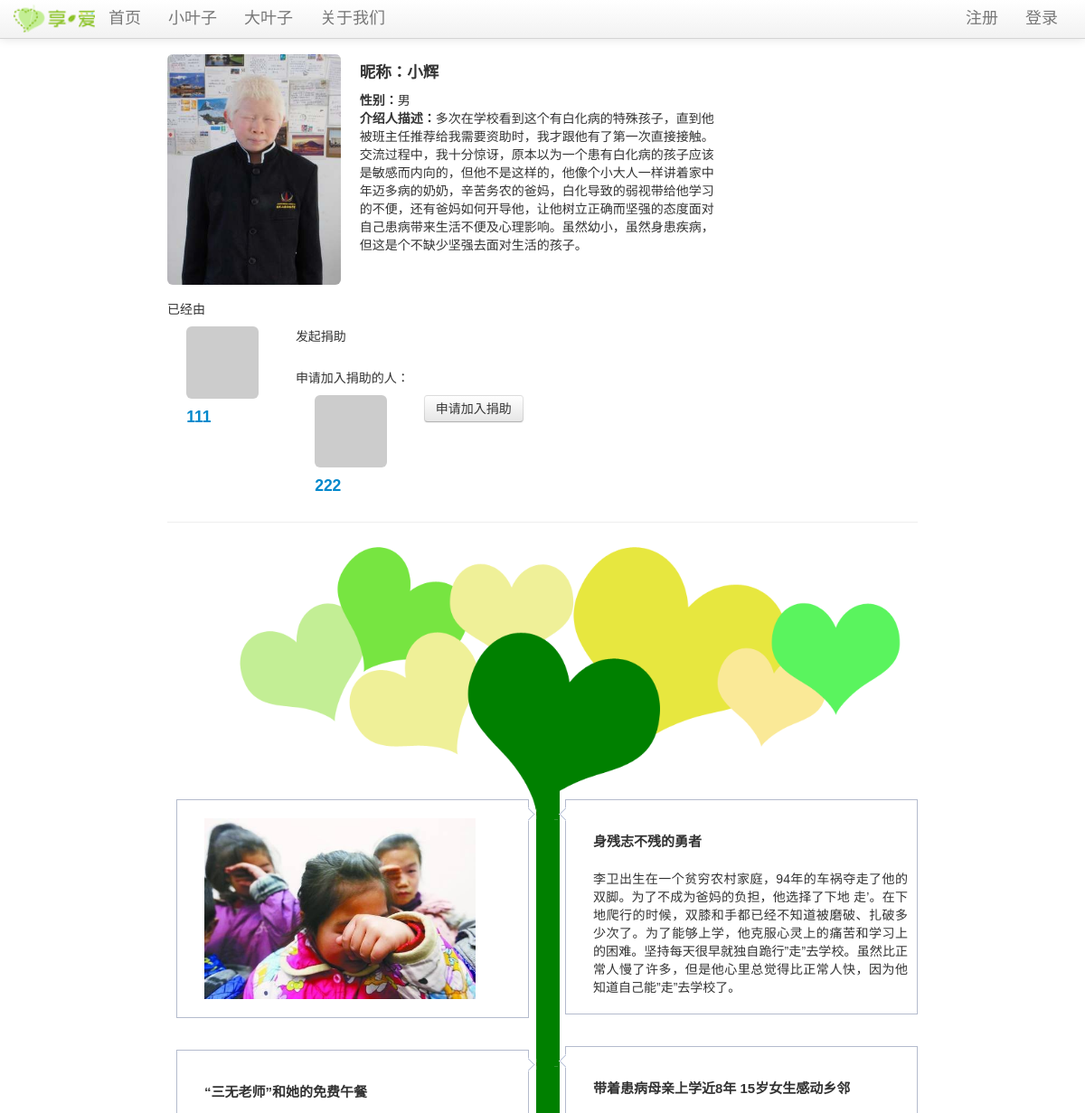
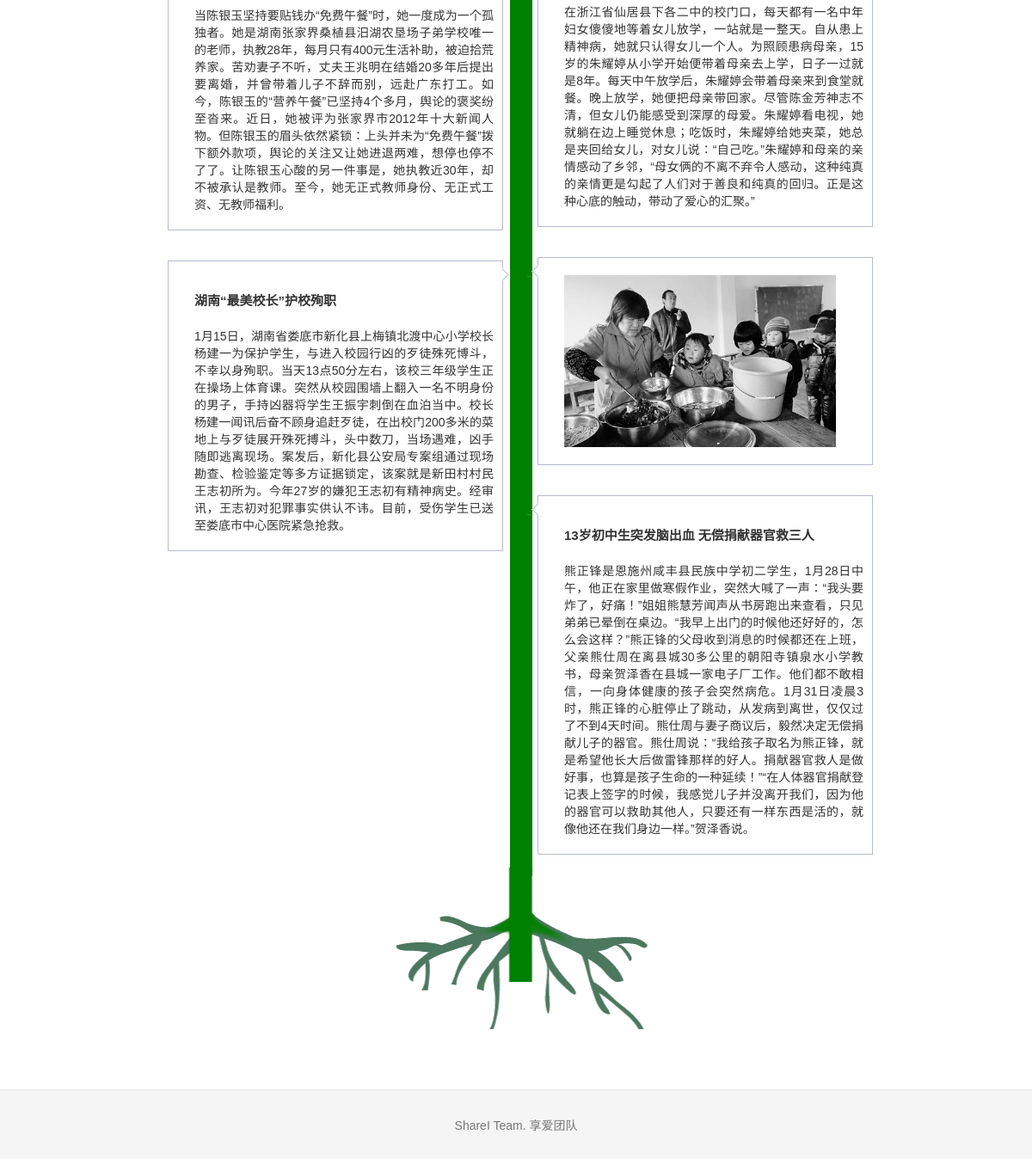
Screenshot of /littleleaf/1 with the database file from the repository (2 pictures, top to bottom).
### tables this page shows
CREATE TABLE lleaf (
	lleaf_id integer primary key autoincrement,
	avatar text,
	nickavatar text,
	lname text,
	lnickname text,
	gender text,
	nationality text,
	age text,
	grade text,
	bday text,
	constellation text,
	school text,
	homeaddress text,
	phone text,
	homeinfo text,
	linfo text,
	ginfo text,
	gadvice text,
	gname text,
	gschool text,
	gbackground text,
	ginfosource text,
	grr text,
	gweibo text,
	gkaixin text,
	status integer not null,
	createtime TIMESTAMP default (datetime('now', 'localtime'))
);

CREATE TABLE bleaf (avatar TEXT, bleaf_id integer PRIMARY KEY, email text, uname text, sex text, ulevel integer, password text, rrurl text, sinawburl text, qqwburl text, createtime TIMESTAMP);

CREATE TABLE applying (
	id integer primary key autoincrement,
	bleaf_id integer,
	lleaf_id integer,
	createtime TIMESTAMP default (datetime('now', 'localtime'))
);

CREATE TABLE blog (
	blog_id integer primary key autoincrement,
	bleaf_id integer not null,
	lleaf_id integer not null,
	title text not null,
	blogtext text not null,
	createtime TIMESTAMP default (datetime('now', 'localtime'))
);

### sharei.py (the view, shortened to what this page needs)
@app.route('/littleleaf/<lleaf_id>', methods=['GET', 'POST'])
def show_littleleaf(lleaf_id):
    error = None
    littleleaf = query_db('select * from lleaf where lleaf.lleaf_id = ?', [lleaf_id], one=True)
    if littleleaf is None:
        error = 'Invalid little leaf id'
        return render_template('littleleaf.html', error=error)
    blogs = query_db('select * from blog where blog.lleaf_id = ? order by createtime desc', [lleaf_id])
    donaters = query_db('select donating.bleaf_id, bleaf.avatar, bleaf.uname from donating join bleaf on donating.bleaf_id = bleaf.bleaf_id where donating.lleaf_id = ?', [lleaf_id])
    raiser = query_db('select raising.bleaf_id as bleaf_id, bleaf.avatar as avatar, bleaf.uname as uname from raising join bleaf on raising.bleaf_id = bleaf.bleaf_id where raising.lleaf_id = ?', [lleaf_id], True)
    applyers = query_db('select applying.bleaf_id, bleaf.avatar, bleaf.uname from applying join bleaf on applying.bleaf_id = bleaf.bleaf_id where applying.lleaf_id = ?', [lleaf_id])
    return render_template('littleleaf_timeline.html', littleleaf=littleleaf, blogs=blogs, donaters=donaters, raiser=raiser, applyers=applyers)

### sharei.py (called while the page is built)
def get_db():
    top = _app_ctx_stack.top
    if not hasattr(top, 'sqlite_db'):
        top.sqlite_db = sqlite3.connect(app.config['DATABASE'])
        top.sqlite_db.row_factory = sqlite3.Row
    return top.sqlite_db

@app.teardown_appcontext
def close_database(exception):
    top = _app_ctx_stack.top
    if hasattr(top, 'sqlite_db'):
        top.sqlite_db.close()

def query_db(query, args=(), one=False):
    cur = get_db().execute(query, args)
    rv = cur.fetchall()
    return (rv[0] if rv else None) if one else rv

@app.before_request
def before_request():
    g.bleaf = None
    if 'bleaf_id' in session:
        g.bleaf = query_db('select * from bleaf where bleaf_id = ?', [session['bleaf_id']], one=True)

### templates/littleleaf_timeline.html (shortened to what this page needs)
{% extends "layout.html" %}
{% block body %}
<div class="container-fluid">
  <div class="row-fluid">
    <div class="span3">
        <img src={{ littleleaf.avatar }} style="width:200px" class="img-rounded">
    </div>
    <div class="span6" style="text-align : left;background-color:#FFFFFF; padding-left:20">
      <h4><b>昵称：</b>{{littleleaf.lnickname}}</h4>
      <p><b>性别：</b>{{littleleaf.gender}}<br>
      <b>介绍人描述：</b>{{littleleaf.ginfo}}<br>
    </div>
  </div><br>
  <div class="row-fluid">
  {% if littleleaf.status == 1 %}
    <a class="btn" href="{{ url_for('raise_leaf', lleaf_id=littleleaf.lleaf_id) }}">发起捐助</a><br>
  {% elif littleleaf.status == 2 %}
    {% if session.bleaf_id == raiser.bleaf_id  %}
      <p>我已经发起对这枚小叶子的捐助活动
        <a href="{{ url_for('show_bigleaf', bleaf_id=raiser.bleaf_id) }}" target="_blank"><h4>管理我的申请和捐助</h4></a><br>
        {% if applyers %}
          已经申请加入捐助的还有
          {% for applyer in applyers %}
            <div class="span2">
              <img src={{applyer.avatar}} style="width:80px" class="img-rounded">
              <a href="{{ url_for('show_bigleaf', bleaf_id=applyer.bleaf_id) }}" target="_blank"><h4>{{applyer.uname}}</h4></a>
            </div>
          {% endfor %}
        {% else %}
          目前没有其他人申请加入捐助
        {% endif %}
      </p>
    {% else %}
      <p>已经由
        <div class="span2">
          <img src={{raiser.avatar}} style="width:80px" class="img-rounded">
          <a href="{{ url_for('show_bigleaf', bleaf_id=raiser.bleaf_id) }}" target="_blank"><h4>{{raiser.uname}}</h4></a>
        </div>
        发起捐助
      </p><br>
      <p>
      {% if applyers %}
        申请加入捐助的人：
        {% for applyer in applyers %}
          <div class="span2">
            <img src={{applyer.avatar}} style="width:80px" class="img-rounded">
            <a href="{{ url_for('show_bigleaf', bleaf_id=applyer.bleaf_id) }}" target="_blank"><h4>{{applyer.uname}}</h4></a>
          </div>
        {% endfor %}
      {% endif %}
      </p>
      <a class="btn" href="{{ url_for('raise_leaf', lleaf_id=littleleaf.lleaf_id) }}">申请加入捐助</a><br>
    {% endif %}
  {% endif %}
</div>
  <hr>
  <div class="container-fluid">
  <img src="/static/img/treehead.png" style="margin-left:31px;margin-bottom:-60px">
  </div>
  <div id="tl_container">
    <div class="tl_timeline_container">
      <div class="tl_timeline">
      </div>
      {%if blogs %}
        {% for blog in blogs %}
        <div class="tl_item">
          <div class="tl_inner">
            {% if blog.title == "image" %}
              <p><div style="height:200px">
                <img src= {{blog.blogtext }} style="height:200px">
              </div>
            </p>
            {% else %}
              <h2><a href="{{ url_for('show_blog', blog_id=blog.blog_id) }}" target="_blank">{{blog.title}}</a></h2>
              <p>{{blog.blogtext}}</p>
            {% endif %}
          </div>
        </div>
        {% endfor %}
      {% endif %}
    </div>
  </div>
  <div class="container-fluid">
  <img src="/static/img/treeroot.png" style="margin-left:9px">
  </div>
</div>
{% endblock %}

### templates/layout.html (shortened to what this page needs)
<!DOCTYPE html>
<html lang="en" version="g42dymwpi--nx"><head><meta http-equiv="Content-Type" content="text/html; charset=UTF-8">
    <link href="/static/css/bootstrap.css" rel="stylesheet">
    <link href="/static/css/bootstrap-responsive.css" rel="stylesheet">
    <link href="/static/css/docs.css" rel="stylesheet">
    <link href="/static/css/prettify.css" rel="stylesheet">
  </head>
  <body data-spy="scroll" data-target=".bs-docs-sidebar" data-twttr-rendered="true" youdao="bind">
<div class="navbar transparent navbar-fixed-top">
  <div class="navbar-inner transparent">
    <div class="container">
      <div class="nav-collapse collapse">
        <ul class="nav">
            <li>
              <img src="/static/img/logo-ch.png" width="90" style="margin-top:4px">
            </li>
            <li>
              <a href="{{ url_for('home') }}"><font size="4">首页</font></a>
            </li>
            <li>
              <a href="{{ url_for('show_littleleafs') }}"><font size="4">小叶子</font></a>
            </li>
            <li>
              <a href="{{ url_for('show_bigleafs') }}"><font size="4">大叶子</font></a>
            </li>
            <li>
              <a href="{{ url_for('about') }}"><font size="4">关于我们</font></a>
            </li>
          </ul>
          <ul class="nav pull-right">
            {% if session.logged_in %}
              <li><a><font size="4">欢迎！ {{ session['bleaf_name'] }}</font></a></li>
              <li><a href="{{ url_for('logout') }}"><font size="4">注销</font></a></li>
            {% else %}
              <li><a href="{{ url_for('register') }}"><font size="4">注册</font></a></li>
              <li><a href="{{ url_for('login') }}"><font size="4">登录</font></a></li>
            {% endif %}
          </ul>
      </div>
    </div>
  </div>
</div>
<div class="container">
<div class="span9" style="margin-left:150px; margin-right:200px;">
  {% block body %}{% endblock %}
</div>
</div>
    <footer class="footer">
      <div class="container">
        <p>ShareI Team. 享爱团队</p>
      </div>
    </footer>
  </body>
</html>

### static/css/docs.css (style rules this page uses)
body { position: relative; padding-top: 40px; }
body > .navbar { font-size: 13px; }
.footer { text-align: center; padding: 30px 0; margin-top: 70px; border-top: 1px solid #e5e5e5; background-color: #f5f5f5; }
.footer p { margin-bottom: 0; color: #777; }

### templates/layout.html (style rules this page uses)
body { padding-top: 60px; font: 14px "微软雅黑", Verdana, Arial, Sans-serif; }
#tl_container { position:relative; width:860px; margin:0 auto; }
.tl_item { width:368px; margin:20px 10px 15px; padding-left:20px;float:left; background:#fff; border:1px solid #b4bbcd; text-align:justify; word-wrap:break-word; }
.tl_inner { padding:10px; }
.tl_inner h2 { margin-bottom:10px; }
.tl_inner h2 a { font-size:15px; color:#333; text-decoration:none; }
.tl_timeline_container { display:block; width:16px; height:100%; margin:0 auto;text-align:center; cursor:pointer; }
.tl_timeline { display:block; width:26px; height:100%; margin:0 auto; overflow:hidden; font-size:0; float:left; position:absolute; left:408px; top:10px; background-color:#008000; }

### rows the page displays
lleaf: avatar (picture), lnickname "小辉", gender "男", ginfo "多次在学校看到这个有白化病的特殊孩子，直到他被班主任推荐给我需要资助时，我才跟他有了第一次直接接触。交流过程中，我十分惊讶，原本以为一个患有白化病的孩子应该是敏感而内向的，但他不是这样的，他像个小大人一样讲着家中年迈多病的奶奶，辛苦务农的爸妈，白化导致的弱视带给他学习的不便，还有爸妈如何开导他，让他树立正确而坚强的态度面对自己患病带来生活不便及心理影响。虽然幼小，虽然身患疾病，但这是个不缺少坚强去面对生活的孩子。"
bleaf: uname "111"
applying: uname "222"
blog: blogtext (picture)
blog: title "身残志不残的勇者", blogtext "李卫出生在一个贫穷农村家庭，94年的车祸夺走了他的双脚。为了不成为爸妈的负担，他选择了下地 走’。在下地爬行的时候，双膝和手都已经不知道被磨破、扎破多少次了。为了能够上学，他克服心灵上的痛苦和学习上的困难。坚持每天很早就独自跪行”走”去学校。虽然比正常人慢了许多，但是他心里总觉得比正常人快，因为他知道自己能”走”去学校了。"
blog: title "带着患病母亲上学近8年 15岁女生感动乡邻", blogtext "在浙江省仙居县下各二中的校门口，每天都有一名中年妇女傻傻地等着女儿放学，一站就是一整天。自从患上精神病，她就只认得女儿一个人。为照顾患病母亲，15岁的朱耀婷从小学开始便带着母亲去上学，日子一过就是8年。每天中午放学后，朱耀婷会带着母亲来到食堂就餐。晚上放学，她便把母亲带回家。尽管陈金芳神志不清，但女儿仍能感受到深厚的母爱。朱耀婷看电视，她就躺在边上睡觉休息；吃饭时，朱耀婷给她夹菜，她总是夹回给女儿，对女儿说：“自己吃。”朱耀婷和母亲的亲情感动了乡邻，“母女俩的不离不弃令人感动，这种纯真的亲情更是勾起了人们对于善良和纯真的回归。正是这种心底的触动，带动了爱心的汇聚。”"
blog: title "“三无老师”和她的免费午餐", blogtext "当陈银玉坚持要贴钱办“免费午餐”时，她一度成为一个孤独者。她是湖南张家界桑植县汨湖农垦场子弟学校唯一的老师，执教28年，每月只有400元生活补助，被迫拾荒养家。苦劝妻子不听，丈夫王兆明在结婚20多年后提出要离婚，并曾带着儿子不辞而别，远赴广东打工。如今，陈银玉的“营养午餐”已坚持4个多月，舆论的褒奖纷至沓来。近日，她被评为张家界市2012年十大新闻人物。但陈银玉的眉头依然紧锁：上头并未为“免费午餐”拨下额外款项，舆论的关注又让她进退两难，想停也停不了了。让陈银玉心酸的另一件事是，她执教近30年，却不被承认是教师。至今，她无正式教师身份、无正式工资、无教师福利。"
blog: blogtext (picture)
blog: title "湖南“最美校长”护校殉职", blogtext "1月15日，湖南省娄底市新化县上梅镇北渡中心小学校长杨建一为保护学生，与进入校园行凶的歹徒殊死博斗，不幸以身殉职。当天13点50分左右，该校三年级学生正在操场上体育课。突然从校园围墙上翻入一名不明身份的男子，手持凶器将学生王振宇刺倒在血泊当中。校长杨建一闻讯后奋不顾身追赶歹徒，在出校门200多米的菜地上与歹徒展开殊死搏斗，头中数刀，当场遇难，凶手随即逃离现场。案发后，新化县公安局专案组通过现场勘查、检验鉴定等多方证据锁定，该案就是新田村村民王志初所为。今年27岁的嫌犯王志初有精神病史。经审讯，王志初对犯罪事实供认不讳。目前，受伤学生已送至娄底市中心医院紧急抢救。"
blog: title "13岁初中生突发脑出血 无偿捐献器官救三人", blogtext "熊正锋是恩施州咸丰县民族中学初二学生，1月28日中午，他正在家里做寒假作业，突然大喊了一声：“我头要炸了，好痛！”姐姐熊慧芳闻声从书房跑出来查看，只见弟弟已晕倒在桌边。“我早上出门的时候他还好好的，怎么会这样？”熊正锋的父母收到消息的时候都还在上班，父亲熊仕周在离县城30多公里的朝阳寺镇泉水小学教书，母亲贺泽香在县城一家电子厂工作。他们都不敢相信，一向身体健康的孩子会突然病危。1月31日凌晨3时，熊正锋的心脏停止了跳动，从发病到离世，仅仅过了不到4天时间。熊仕周与妻子商议后，毅然决定无偿捐献儿子的器官。熊仕周说：“我给孩子取名为熊正锋，就是希望他长大后做雷锋那样的好人。捐献器官救人是做好事，也算是孩子生命的一种延续！”“在人体器官捐献登记表上签字的时候，我感觉儿子并没离开我们，因为他的器官可以救助其他人，只要还有一样东西是活的，就像他还在我们身边一样。”贺泽香说。"
